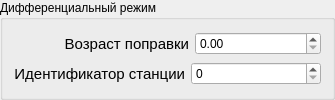
           <widget class="QGroupBox" name="groupBox_dif">
            <property name="sizePolicy">
             <sizepolicy hsizetype="Maximum" vsizetype="Preferred">
              <horstretch>0</horstretch>
              <verstretch>0</verstretch>
             </sizepolicy>
            </property>
            <property name="title">
             <string>Дифференциальный режим</string>
            </property>
            <layout class="QGridLayout" name="gridLayout_3">
             <item row="0" column="0">
              <layout class="QHBoxLayout" name="horizontalLayout_7">
               <item>
                <widget class="QLabel" name="dif_corrertline">
                 <property name="minimumSize">
                  <size>
                   <width>175</width>
                   <height>0</height>
                  </size>
                 </property>
                 <property name="font">
                  <font>
                   <pointsize>11</pointsize>
                  </font>
                 </property>
                 <property name="text">
                  <string>Возраст поправки</string>
                 </property>
                 <property name="alignment">
                  <set>Qt::AlignRight|Qt::AlignTrailing|Qt::AlignVCenter</set>
                 </property>
                </widget>
               </item>
               <item>
                <widget class="QDoubleSpinBox" name="dif_correct"/>
               </item>
              </layout>
             </item>
             <item row="1" column="0">
              <layout class="QHBoxLayout" name="horizontalLayout_8">
               <item>
                <widget class="QLabel" name="dif_identifierline">
                 <property name="font">
                  <font>
                   <pointsize>11</pointsize>
                  </font>
                 </property>
                 <property name="text">
                  <string>Идентификатор станции</string>
                 </property>
                 <property name="alignment">
                  <set>Qt::AlignRight|Qt::AlignTrailing|Qt::AlignVCenter</set>
                 </property>
                </widget>
               </item>
               <item>
                <widget class="QSpinBox" name="dif_identifier">
                 <property name="minimumSize">
                  <size>
                   <width>130</width>
                   <height>0</height>
                  </size>
                 </property>
                 <property name="maximum">
                  <number>1023</number>
                 </property>
                </widget>
               </item>
              </layout>
             </item>
            </layout>
           </widget>
